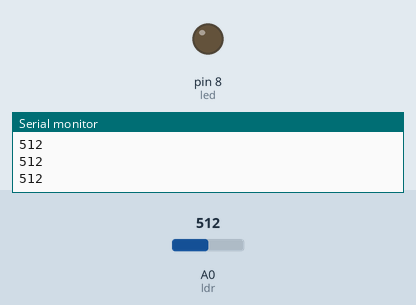
The sketch below on a simulated Arduino Uno, built with avr-gcc and run on an emulated ATmega328P. Shown: output pins drawn as LEDs (lit = HIGH), the last lines printed to the serial monitor. The inputs (shaded band) are chosen by the test bench; at power-on: A0 (ldr) = 512.

Above: at 1.3 s.
1.4 s: A0 (ldr) set to 55
2.9 s: A0 (ldr) set to 44
At 3.8 s:
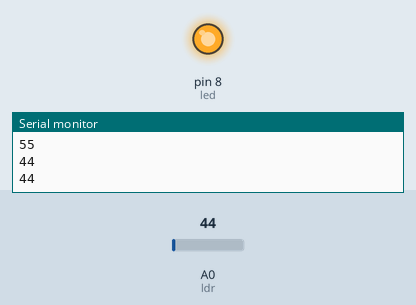
4.5 s: A0 (ldr) set to 60
At 5.0 s:
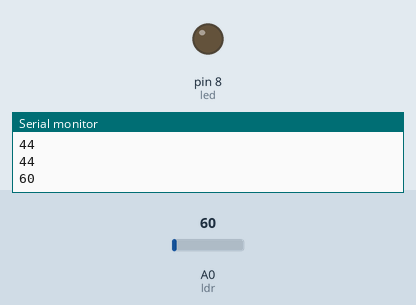
6.0 s: A0 (ldr) set to 40
At 7.4 s:
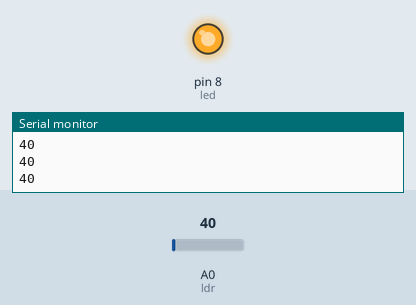
Timing chart, 0 to 8.5 s (numbered marks = the images above; inputs shaded):
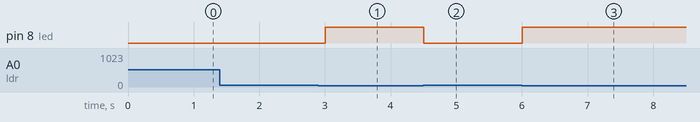

The sketch:

LDR.ino
```cpp
int ldr = A0;
int led = 8;

void setup() {
  pinMode(led, OUTPUT);
  Serial.begin(9600);
}

void loop() {
  int valorLuz = analogRead(ldr);
  Serial.println(valorLuz);

  if (valorLuz < 50) {
    digitalWrite(led, HIGH);
  } else {
    digitalWrite(led, LOW);
  }

  delay(500);
}
```

Measured:
- the behaviour switches between 50 and 49 on A0 (ldr) (found by bisection; images 0 and 1)
- after the input at 2.9 s, pin 8 (led): LOW → HIGH after 0.10 s
- after the input at 4.5 s, pin 8 (led): HIGH → LOW at once
- after the input at 6.0 s, pin 8 (led): LOW → HIGH at once
